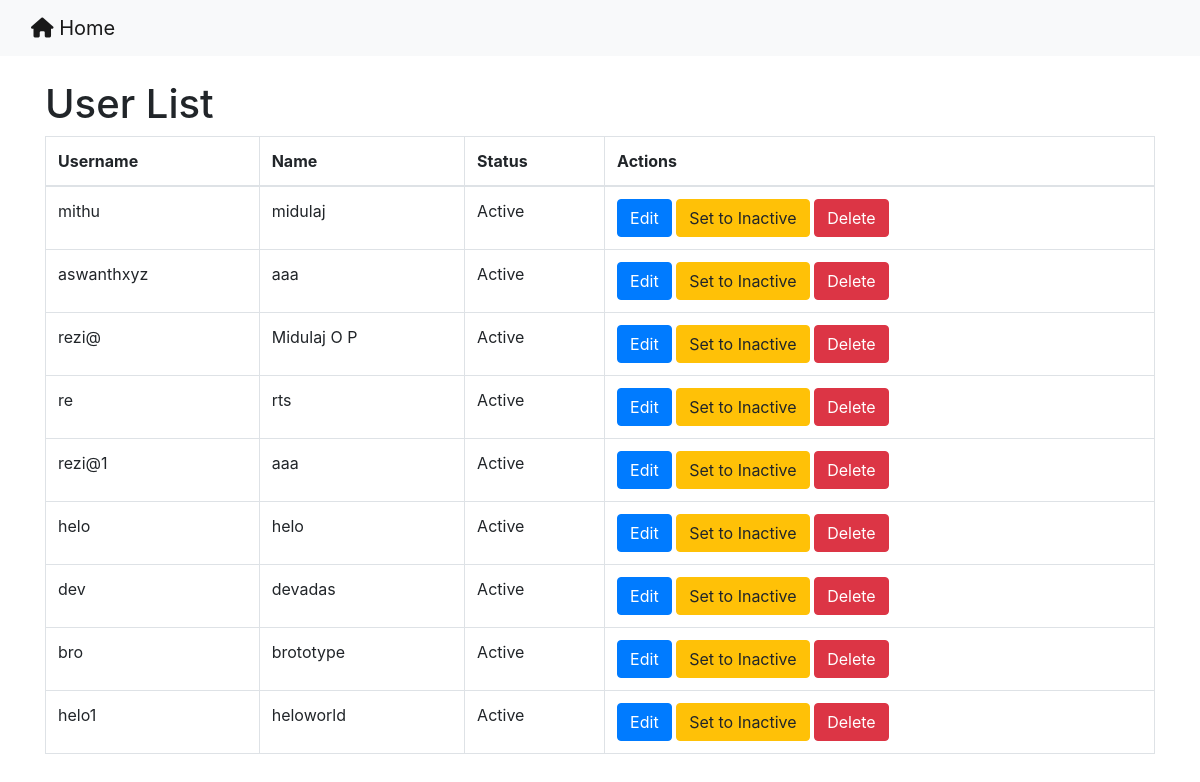
The app's page /user_list/ (signed in), older data.
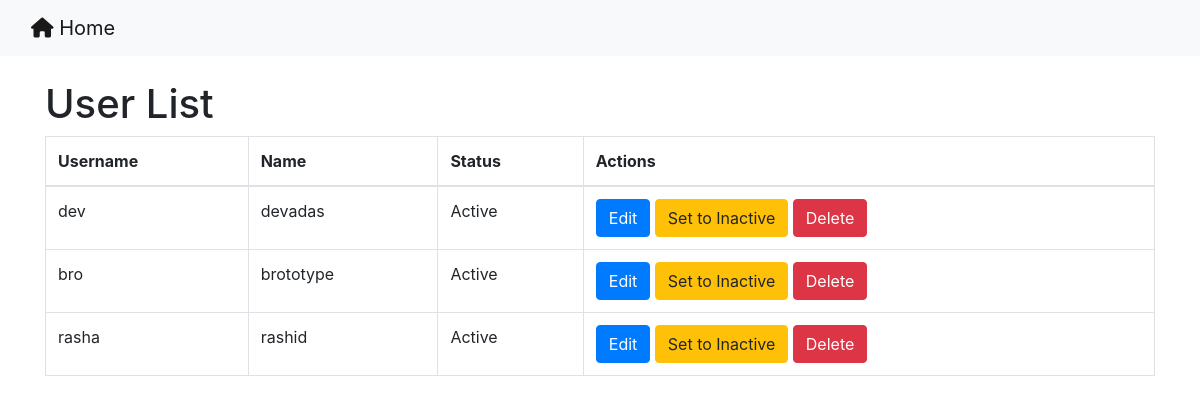
The same page, newer data.
### users/models.py (models this page shows, shortened)
class CustomUser(AbstractBaseUser):
    username = models.CharField(max_length=150, unique=True)
    password = models.CharField(max_length=128)
    name = models.CharField(max_length=255)
    user_type = models.CharField(max_length=50, default='normal')
    is_active = models.BooleanField(default=True)
    is_staff = models.BooleanField(default=False)
    is_superuser = models.BooleanField(default=False)
    USERNAME_FIELD = 'username'
    REQUIRED_FIELDS = ['name','password']  # Add any additional required fields here
    objects = CustomUserManager()

### users/views.py (the view)
# urls.py: path('user_list/', views.user_list, name='user_list'),
@login_required(login_url="sign_in")
@cache_control(no_cache=True, must_revalidate=True, no_store=True)
def user_list(request):
    users = CustomUser.objects.filter(user_type='normal')
    return render(request, 'user_list.html', {'users': users})

### stockmanage/context_processors.py (called while the page is built)
def user_id_context(request):
    user_id = request.session.get('selected_user_id', request.user.id)  # Default to current user if none selected
    return {'user_id': user_id}

### templates/user/user_list.html (shortened to what this page needs)
<!DOCTYPE html>
<html lang="en">
<head>
    <link href="https://maxcdn.bootstrapcdn.com/bootstrap/4.5.2/css/bootstrap.min.css" rel="stylesheet">
    <link rel="stylesheet" href="https://cdnjs.cloudflare.com/ajax/libs/font-awesome/6.0.0-beta3/css/all.min.css">
</head>
<body>
    <nav class="navbar navbar-expand-lg navbar-light bg-light">
        <div class="container-fluid">
            <a class="navbar-brand" href="{% url 'admin_dashboard' %}">
                <i class="fas fa-home"></i> Home
            </a>
        </div>
    </nav>
    <div class="container mt-4">
        <h1>User List</h1>
        <table class="table table-bordered">
            <thead>
                <tr>
                    <th>Username</th>
                    <th>Name</th>
                    <th>Status</th>
                    <th>Actions</th>
                </tr>
            </thead>
            <tbody>
                {% for user in users %}
                <tr>
                    <td>{{ user.username }}</td>
                    <td>{{ user.name }}</td>
                    <td>
                        {% if user.is_active %}
                            Active
                        {% else %}
                            Inactive
                        {% endif %}
                    </td>
                    <td>
                        <button class="btn btn-primary"
                        data-bs-toggle="modal"
                        data-bs-target="#editUserModal"
                        data-id="{{ user.id }}"
                        data-username="{{ user.username }}"
                        data-name="{{ user.name }}"
                        data-status="{{ user.is_active }}">
                    Edit
                </button>
                        <a href="{% url 'set_inactive' user.id %}" class="btn btn-warning">Set to Inactive</a>
                        <button class="btn btn-danger"
                        data-bs-toggle="modal"
                        data-bs-target="#deleteUserModal"
                        data-id="{{ user.id }}"
                        data-username="{{ user.username }}">
                    Delete
                </button>
                    </td>
                </tr>
                {% endfor %}
            </tbody>
        </table>
    </div>
</body>
</html>

Row changes from the older to the newer data that the page shows:
removed CustomUser: username "mithu", name "midulaj", is_active "Active"
removed CustomUser: username "aswanthxyz", name "aaa", is_active "Active"
removed CustomUser: username "rezi@", name "Midulaj O P", is_active "Active"
removed CustomUser: username "re", name "rts", is_active "Active"
removed CustomUser: username "rezi@1", name "aaa", is_active "Active"
removed CustomUser: username "helo", name "helo", is_active "Active"
removed CustomUser: username "helo1", name "heloworld", is_active "Active"
added CustomUser: username "rasha", name "rashid", is_active "Active"
